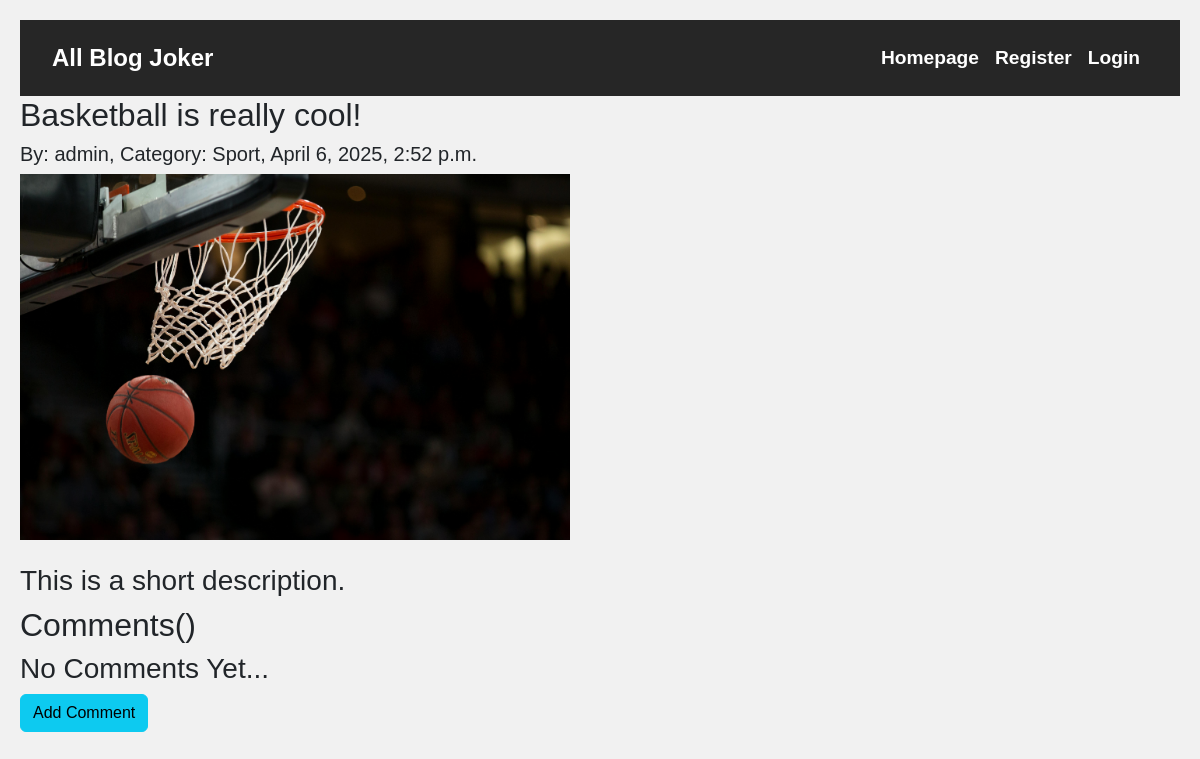
Before: /blog_post/1/ with the older database file.
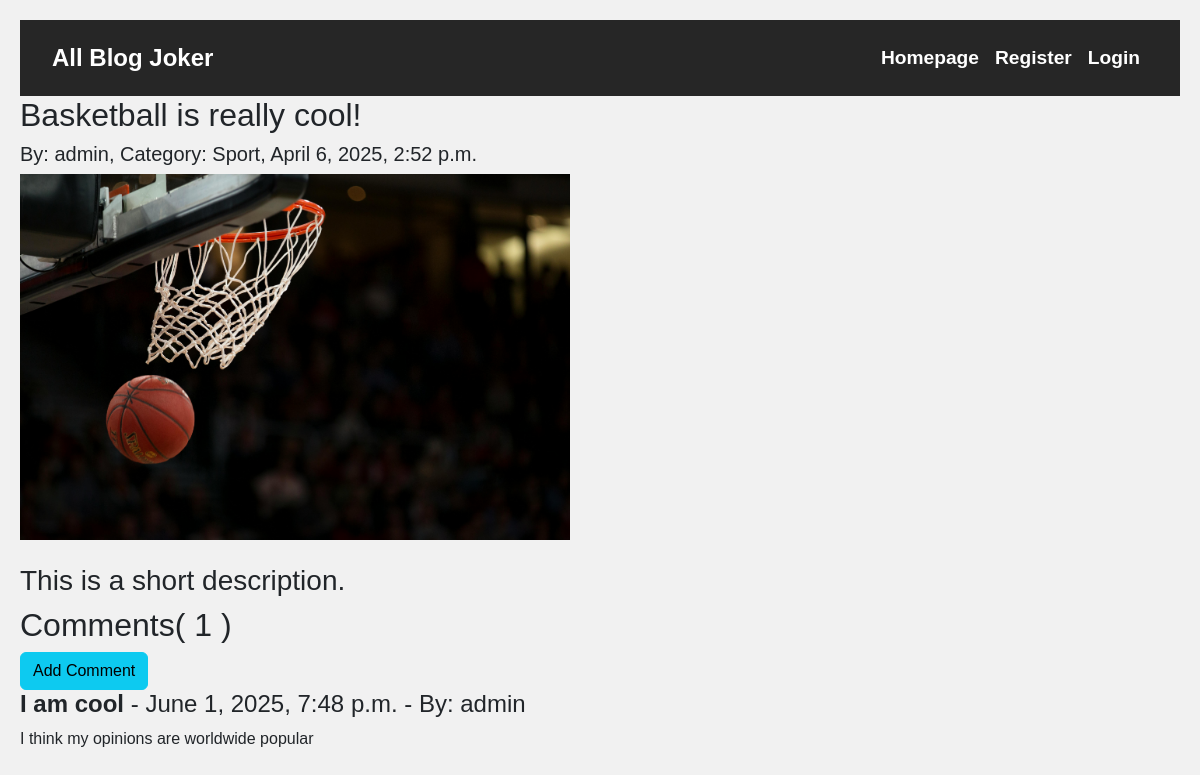
After: the same page with the newer database file.
### main/models.py (models this page shows, shortened)
class BlogPost(models.Model):
    user = models.ForeignKey(User, on_delete=models.CASCADE)
    category = models.ForeignKey(Category, on_delete=models.CASCADE)
    title = models.CharField(max_length=200)
    blog_image = models.ImageField(upload_to=('blog_images/'))
    description = models.TextField()
    date = models.DateTimeField(auto_now_add=True)

class Category(models.Model):
    name = models.CharField(max_length=20)
    def __str__(self):
        return self.name

class Comment(models.Model):
    blog_post = models.ForeignKey(BlogPost, related_name="comments", on_delete=models.CASCADE)
    user = models.ForeignKey(User, on_delete=models.CASCADE)
    title = models.CharField(max_length=300)
    body = models.TextField()
    date = models.DateTimeField(auto_now_add=True)

### main/views.py (the view)
# urls.py: path('blog_post/<int:pk>/', views.blog_post_details, name="blog_post_details"),
def blog_post_details(request, pk):
    blog_post = BlogPost.objects.get(id=pk)
    return render(request, 'blog_post_details.html', {'blog_post': blog_post})

### main/templates/blog_post_details.html (shortened to what this page needs)
{% extends 'base.html' %}
{% block body %}
<h2>{{ blog_post.title }}</h2>
<h5>By: {{ blog_post.user }}, Category: {{ blog_post.category }}, {{ blog_post.date }}</h5>
<img src="{{ blog_post.blog_image.url }}" style="height:366px;width:550px;" />
<br /><br />
<h3>{{ blog_post.description }}</h3>
<h2>Comments({% if blog_post.comments.all %} {{ blog_post.comments.all|length }} {% endif %})</h2>
{% if not blog_post.comments.all %}
<h3>No Comments Yet...</h3>
<a class="btn btn-info">Add Comment</a>
{% else %}
<a class="btn btn-info">Add Comment</a>
{% for comment in blog_post.comments.all %}
<h4><strong>{{ comment.title }}</strong> - {{ comment.date }} - By: {{ comment.user }}</h4>
<p>{{ comment.body }}</p>
{% endfor %}
{% endif %}
{% endblock %}

Changed rows visible on the page:
shown differently, row unchanged: BlogPost "Basketball is really cool!": comments.all|length (not shown) → "1"
added Comment: title "I am cool", date "June 1, 2025, 7:48 p.m.", user "admin", body "I think my opinions are worldwide popular"
Other visible differences:
text no longer shown: "No Comments Yet..."
